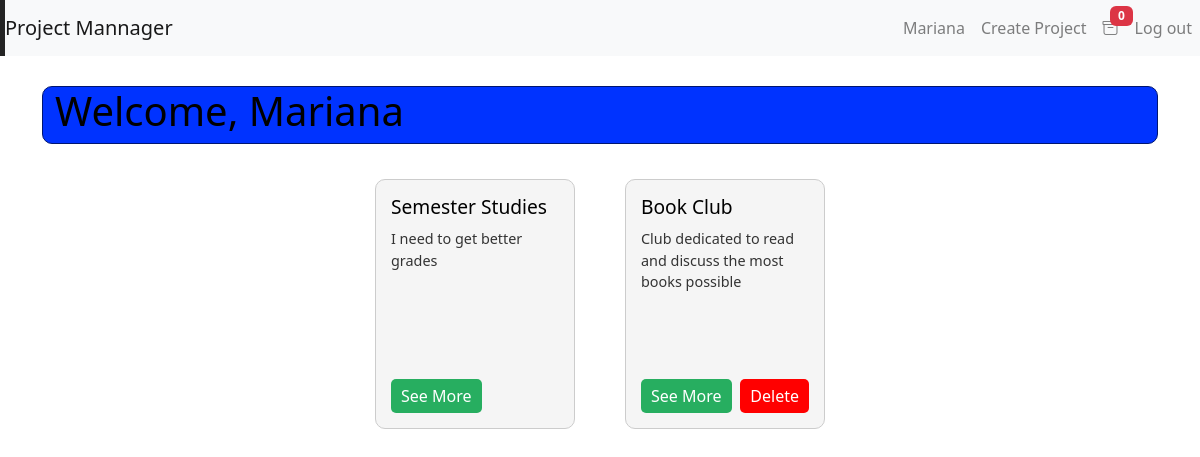
Page / (signed in) on the committed database.
### capstone/models.py (models this page shows, shortened)
class User(AbstractUser):
    pass

class Project(models.Model):
    name = models.CharField(max_length=70)
    description = models.CharField(max_length=250)
    owner = models.ForeignKey(User, on_delete=models.CASCADE, related_name='owner_projects')
    members = models.ManyToManyField(User, blank=True, null=True, related_name="members")
    created_at = models.DateTimeField(auto_now_add=True)

### capstone/views.py (the view)
# urls.py: path("", views.index, name="index"),
def index(request):
    if request.user.is_authenticated:
        current_user = request.user
        user_projects = Project.objects.filter(Q(owner=current_user) | Q(members=current_user)).distinct()
        inbox_invites = Invite.objects.filter(invite_to = current_user, accepted = False)
        return render(request, 'capstone/index.html', {
            "user_projects": user_projects,
            "invites": inbox_invites,
        })
    else:
        return render(request, 'capstone/index.html')

### capstone/templates/capstone/index.html (shortened to what this page needs)
{% extends "capstone/layout.html" %}
{% block body %}
    {% if user.is_authenticated %}
        <div>
            <div class="container mt-4 container-bg">
                <h1 class="welcome-text">Welcome, {{ user.username }}</h1>
            </div>
            <div class="projects-container">
                {% for project in user_projects %}
                    <div id="card-{{project.id}}" class="project-card">
                        <h2>{{ project.name }}</h2>
                        <p>{{ project.description }}</p>
                        <div class="btn-group">
                            <a href="{% url 'project' id=project.id %}" class="see-more-btn">See More</a>
                            {% if user == project.owner %}
                                <a data-project_id="{{project.id}}" class="delete-btn">Delete</a>
                            {% endif %}
                        </div>
                    </div>
                {% empty %}
                    <p>No projects yet.</p>
                {% endfor %}
            </div>
        </div>
    {% endif %}
{% endblock %}

### capstone/templates/capstone/layout.html (shortened to what this page needs)
{% load static %}
<!DOCTYPE html>
<html lang="en">
<head>
  <link rel="stylesheet" href="https://maxcdn.bootstrapcdn.com/bootstrap/4.5.2/css/bootstrap.min.css">
  <link rel="stylesheet" href="https://stackpath.bootstrapcdn.com/bootstrap/4.5.2/css/bootstrap.min.css">
  <link href="https://cdnjs.cloudflare.com/ajax/libs/bootstrap-icons/1.7.2/font/bootstrap-icons.min.css" rel="stylesheet">
  <link href="{% static 'capstone/styles.css' %}" rel="stylesheet">
  <link href="https://cdn.jsdelivr.net/npm/bootstrap@5.3.3/dist/css/bootstrap.min.css" rel="stylesheet">
</head>
<body>
  <nav class="navbar navbar-expand-lg navbar-light bg-light">
    <a class="navbar-brand mr-2" href="{% url 'index' %}">Project Mannager</a>
    <div class="collapse navbar-collapse" id="navbarNav">
        <ul class="navbar-nav ml-auto">
            {% if user.is_authenticated %}
                <li class="nav-item">
                    <a class="nav-link" href="{% url 'index' %}">{{ user.username }}</a>
                </li>
                <li class="nav-item">
                    <a class="nav-link" href="{% url 'create_project' %}">Create Project</a>
                </li>
                <div id="invite_icon" class="nav-item">
                    <a class="nav-link" href="">
                        <i class="bi bi-archive"></i>
                        <span id="badge_count" class="badge badge-pill badge-danger">{{ invites.count }}</span>
                    </a>
                </div>
                <li class="nav-item">
                    <a class="nav-link" href="{% url 'logout' %}">Log out</a>
                </li>
            {% endif %}
        </ul>
    </div>
</nav>
  <div class="container">
    {% block body %}
    {% endblock %}
  </div>
</body>
</html>

### capstone/static/capstone/styles.css (style rules this page uses)
.welcome-text { color: #000000; }
.container-bg { background-color: hsl(228, 100%, 50%); border: 1px solid hsl(228, 100%, 22%); padding: 20px; border-radius: 10px; margin-bottom: 20px; }
.projects-container { display: flex; flex-wrap: wrap; gap: 20px; justify-content: center; }
.btn-group { display: flex; justify-content: space-between; align-items: center; margin-top: 10px; }
.project-card { background-color: #f5f5f5; border: 1px solid #ccc; width: 100%; max-width: 200px; height: 250px; padding: 15px; margin: 15px; border-radius: 10px; transition: transform 0.3s ease, box-shadow 0.3s ease; overflow: hidden; display: flex; flex-direction: column; justify-content: space-between; position: relative; }
.project-card h2 { color: #000000; font-size: 1.2em; margin-bottom: 10px; }
.project-card p { color: #333; font-size: 0.9em; flex-grow: 1; }
.see-more-btn, .delete-btn { background-color: #27ae60; color: #fff; padding: 5px 10px; border-radius: 5px; text-decoration: none; transition: background-color 0.3s ease; }
.delete-btn { background-color: red; }
.container { margin-top: 30px; padding: 0 15px; }
.nav-link { position: relative; display: flex; align-items: center; }
.badge { position: absolute; top: -2px; right: -6px; font-size: 0.6rem; }
.bg-light { background-color: #5e5e5e !important; border-left: 5px solid #242424 !important; }

### rows in the picture
User: username "Mariana"
Project: name "Semester Studies", description "I need to get better grades"
Project: name "Book Club", description "Club dedicated to read and discuss the most books possible"

### other values in the picture
{{ invites.count }} "0"
